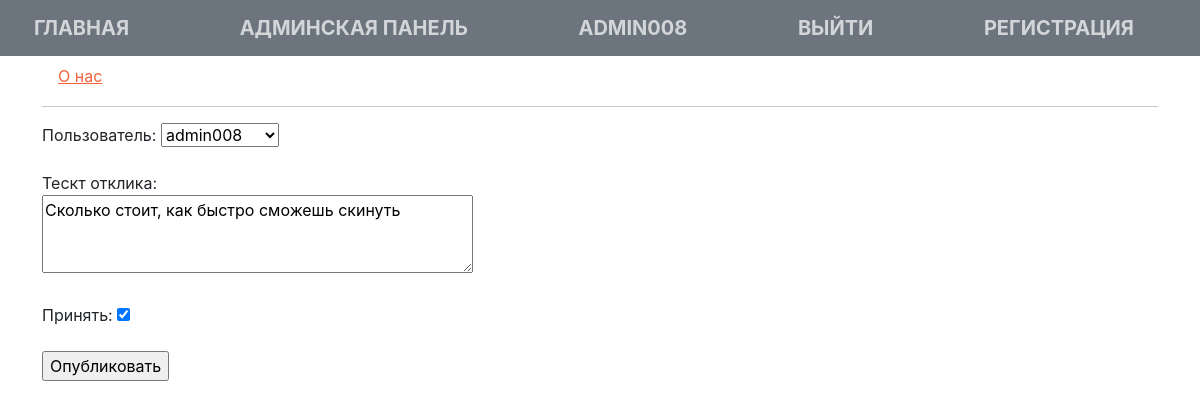
/moderation/update/1 (signed in), run on the app's committed database.
### BoardBase/models.py (models this page shows, shortened)
class Response(models.Model):
    user = models.ForeignKey(User, on_delete=models.CASCADE)
    response_text = models.TextField()
    date_create = models.DateField(auto_now_add=True)
    announcement = models.ForeignKey(Announcement, on_delete=models.CASCADE,related_name='announcement_response')
    activated = models.BooleanField(default=False)

### BoardBase/views.py (the view)
# urls.py: path('moderation/update/<int:pk>', ModerationUpdateView.as_view(template_name='moderation_update.html'), name='moderation_update'),
@method_decorator(login_required(login_url="/sign/login/"), name='dispatch')
class ModerationUpdateView(UpdateView):
    template_name = 'moderation_update.html'
    form_class = ModerationForm
    success_url = '/userprofile'
    def get_object(self, **kwargs):
        id = self.kwargs.get('pk')
        return Response.objects.get(pk=id)

### BoardBase/forms.py
class ModerationForm(forms.ModelForm):
    response_text = forms.CharField(max_length=255, widget=Textarea(attrs={'cols': '40','rows':'3'}),label='Текст отклика')
    class Meta:
        model = Response
        fields = [
            'user',
            'response_text',
            'activated',
        ]

### templates/moderation_update.html (shortened to what this page needs)
{% extends 'flatpages/default.html' %}
{% load static %}
{% block content %}
<hr>
<form action="" method="post">
   <a>Пользователь:</a> {{form.user|safe }}<br>
   <br>
   <a>Тескт отклика:</a>  <br>
   {{ form.response_text|safe }} <br>
   <br>
   <a>Принять:</a> {{ form.activated|safe }} <br>
   <br>
    <input type="submit" class="expanded button" value="Опубликовать">
</form>
{% endblock content %}

### templates/flatpages/default.html (shortened to what this page needs)
<!DOCTYPE html>
<html lang="en">
    <head>
        {% load static %}
        <link href="{% static 'Board/css/styles.css' %}" rel="stylesheet" type="text/css" />
    </head>
    <body id="page-top">
        <nav class="navbar navbar-expand-lg bg-secondary text-uppercase fixed-top" id="mainNav">
            <div class="container">
            	<a class="navbar-brand" href="/">Главная</a>
				<a class="navbar-brand" href="/admin">АДМИНСКАЯ ПАНЕЛЬ</a>
		        {% if request.user.is_authenticated %}
                <a class="navbar-brand" href="/userprofile">{{user.username}}</span>
                <a class="navbar-brand" href="/sign/logout">Выйти</span>
                {%else%}
                <a class="navbar-brand" href="/sign/login">Войти</span>
                {%endif%}
				<a class="navbar-brand" href="/sign/signup">Регистрация</span>
            </div>
        </nav>
	<nav class="sidenav">
		<div class="container">
			<a href="#">О нас</a>
		</div>
        <div class="container">
               <div style="vertical-align: middle;">
                    {% block content %}{% endblock content %}
                </div>
        </div>
    </body>
</html>

### data on the page
Response: user "admin008", response_text "Сколько стоит, как быстро сможешь скинуть", activated "☑"

### other printed values
{{ user.username }} "ADMIN008"
